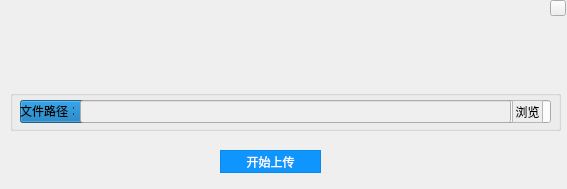
<?xml version="1.0" encoding="UTF-8"?>
<ui version="4.0">
 <class>UpOrLoadFileDialog</class>
 <widget class="QWidget" name="UpOrLoadFileDialog">
  <property name="geometry">
   <rect>
    <x>0</x>
    <y>0</y>
    <width>567</width>
    <height>189</height>
   </rect>
  </property>
  <property name="windowTitle">
   <string>Form</string>
  </property>
  <widget class="QLabel" name="label_state">
   <property name="geometry">
    <rect>
     <x>20</x>
     <y>40</y>
     <width>531</width>
     <height>31</height>
    </rect>
   </property>
   <property name="font">
    <font>
     <family>Agency FB</family>
     <pointsize>12</pointsize>
     <weight>9</weight>
     <italic>false</italic>
     <bold>false</bold>
    </font>
   </property>
   <property name="styleSheet">
    <string notr="true">color: rgb(60, 73, 255);
font: 75 12pt &quot;Agency FB&quot;;</string>
   </property>
   <property name="text">
    <string/>
   </property>
   <property name="alignment">
    <set>Qt::AlignCenter</set>
   </property>
  </widget>
  <widget class="QProgressBar" name="progressBar">
   <property name="geometry">
    <rect>
     <x>20</x>
     <y>100</y>
     <width>531</width>
     <height>23</height>
    </rect>
   </property>
   <property name="value">
    <number>24</number>
   </property>
  </widget>
  <widget class="QPushButton" name="pushButton">
   <property name="geometry">
    <rect>
     <x>220</x>
     <y>150</y>
     <width>101</width>
     <height>23</height>
    </rect>
   </property>
   <property name="styleSheet">
    <string notr="true">QPushButton#pushButton
{
    color:white;
    background-color:rgb(14 , 150 , 254);
    border: 1px solid rgb(11 , 137 , 234);
}

QPushButton#pushButton:hover
{
    color:white;
    background-color:rgb(44 , 137 , 255);
    border: 1px solid rgb(11 , 137 , 234);
}</string>
   </property>
   <property name="text">
    <string>开始上传</string>
   </property>
  </widget>
  <widget class="QGroupBox" name="groupBox">
   <property name="geometry">
    <rect>
     <x>10</x>
     <y>90</y>
     <width>551</width>
     <height>41</height>
    </rect>
   </property>
   <property name="title">
    <string/>
   </property>
   <widget class="QPushButton" name="pushButton_brower">
    <property name="geometry">
     <rect>
      <x>502</x>
      <y>10</y>
      <width>31</width>
      <height>23</height>
     </rect>
    </property>
    <property name="styleSheet">
     <string notr="true">QPushButton#pushButton_brower
{
    color:black;
    background-color:rgb(238 , 238 , 238);
    border: 1px solid rgb(183 , 183 , 183);
}

QPushButton#pushButton_brower:hover
{
    color:black;
    background-color:rgb(228 , 240 , 250);
    border: 1px solid rgb(15 , 150 , 255);
}

QPushButton#pushButton_brower:pressed
{
    color:black;
    background-color:rgb(204 , 228 , 247);
    border: 1px solid rgb(1 , 84 , 153);
    padding-left:3px;
    padding-top:3px;
}</string>
    </property>
    <property name="text">
     <string>浏览</string>
    </property>
   </widget>
   <widget class="QLineEdit" name="lineEdit_path">
    <property name="enabled">
     <bool>false</bool>
    </property>
    <property name="geometry">
     <rect>
      <x>70</x>
      <y>10</y>
      <width>431</width>
      <height>23</height>
     </rect>
    </property>
    <property name="styleSheet">
     <string notr="true">color: rgb(0, 0, 0);</string>
    </property>
   </widget>
   <widget class="QLabel" name="label_path">
    <property name="geometry">
     <rect>
      <x>10</x>
      <y>10</y>
      <width>54</width>
      <height>21</height>
     </rect>
    </property>
    <property name="text">
     <string>文件路径：</string>
    </property>
   </widget>
  </widget>
  <widget class="closeButton" name="toolButton">
   <property name="geometry">
    <rect>
     <x>550</x>
     <y>0</y>
     <width>16</width>
     <height>16</height>
    </rect>
   </property>
   <property name="text">
    <string/>
   </property>
  </widget>
 </widget>
 <customwidgets>
  <customwidget>
   <class>closeButton</class>
   <extends>QToolButton</extends>
   <header>closebutton.h</header>
  </customwidget>
 </customwidgets>
 <resources/>
 <connections/>
</ui>
